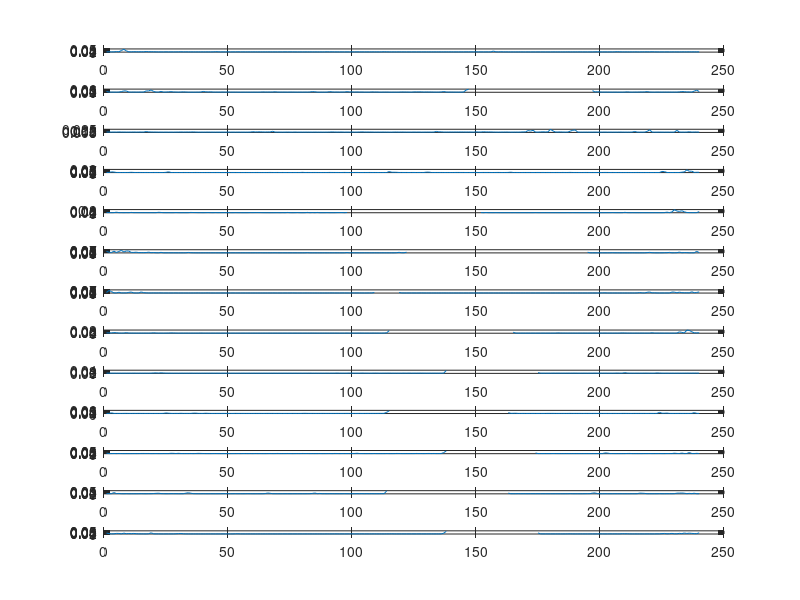

This figure's MATLAB source:
% Plots the csv generated by genfeatures.m


dataset = csvread('data_6_avg.csv');

shifted = dataset(dataset(:,7) == 1, :);
not_shifted = dataset(dataset(:,7) == 0, :);

n = size(not_shifted,1);
for i=1:n
subplot(n, 1, i);
plot(not_shifted(i,8:end));

end
